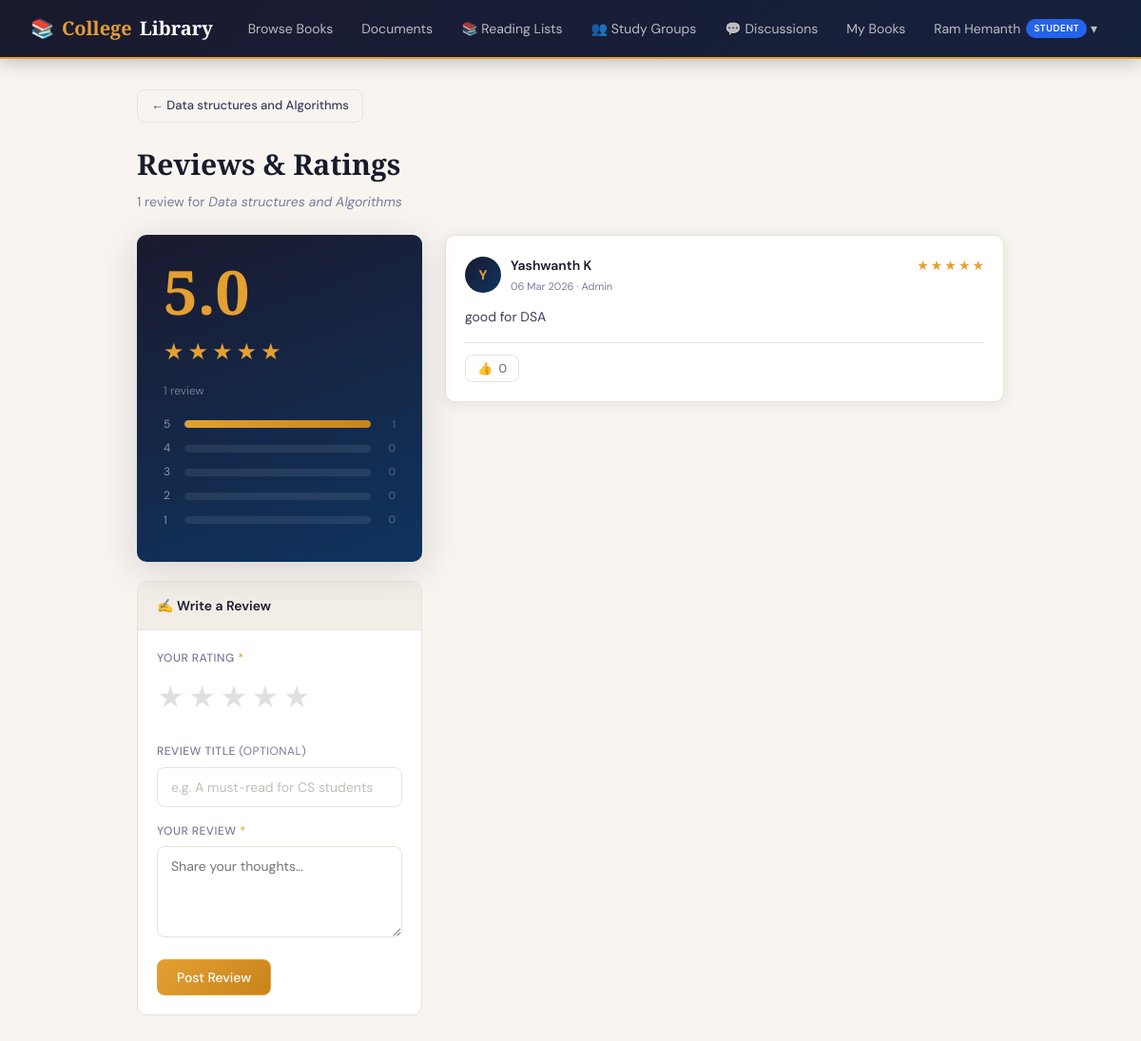
The app's page /social/books/3/reviews/ (signed in) with its own data.
### accounts/models.py (models this page shows, shortened)
class CustomUser(AbstractUser):
    class Role(models.TextChoices):
        ADMIN = 'ADMIN', 'Admin'
        LIBRARIAN = 'LIBRARIAN', 'Librarian'
        TEACHER = 'TEACHER', 'Teacher'
        STUDENT = 'STUDENT', 'Student'
    role = models.CharField(
        max_length=20,
        choices=Role.choices,
        default=Role.STUDENT,
    )
    phone_number = models.CharField(max_length=15, blank=True)
    department = models.CharField(max_length=100, blank=True)   # e.g. "Computer Science"
    student_id = models.CharField(max_length=20, blank=True, unique=True, null=True)
    profile_picture = models.ImageField(upload_to='profiles/', blank=True, null=True)
    is_approved = models.BooleanField(default=False)            # Admin must approve new members
    date_of_joining = models.DateField(auto_now_add=True)
    @property
    def can_manage_books(self):
        return self.role in (self.Role.ADMIN, self.Role.LIBRARIAN)

### books/models.py (models this page shows, shortened)
class Book(models.Model):
    title          = models.CharField(max_length=200, db_index=True)
    author         = models.CharField(max_length=200, db_index=True)
    isbn           = models.CharField(max_length=13, unique=True, db_index=True)
    published_date = models.DateField()
    quantity       = models.PositiveIntegerField(default=1)
    description    = models.TextField(blank=True)
    cover_image    = models.ImageField(upload_to='book_covers/', blank=True, null=True)
    cover_url      = models.URLField(blank=True)          # cached external URL fallback
    qr_code        = models.ImageField(upload_to='book_qrcodes/', blank=True, null=True)
    created_at     = models.DateTimeField(auto_now_add=True)
    updated_at     = models.DateTimeField(auto_now=True)
    added_by       = models.ForeignKey(
        settings.AUTH_USER_MODEL,
        on_delete=models.SET_NULL,
        null=True, blank=True,
        related_name='books_added',
    )
    class Meta:
        ordering = ['title']

### social/models.py (models this page shows, shortened)
class BookReview(models.Model):
    RATING_CHOICES = [(i, i) for i in range(1, 6)]
    book    = models.ForeignKey('books.Book', on_delete=models.CASCADE, related_name='reviews')
    user    = models.ForeignKey(settings.AUTH_USER_MODEL, on_delete=models.CASCADE, related_name='reviews')
    rating  = models.PositiveSmallIntegerField(choices=RATING_CHOICES)
    title   = models.CharField(max_length=120, blank=True)
    body    = models.TextField(max_length=1000)
    created = models.DateTimeField(auto_now_add=True)
    updated = models.DateTimeField(auto_now=True)
    likes   = models.ManyToManyField(
        settings.AUTH_USER_MODEL,
        related_name='liked_reviews',
        blank=True
    )
    class Meta:
        ordering = ['-created']
        unique_together = ['book', 'user']
    @property
    def like_count(self):
        return self.likes.count()

### social/views.py (the view, shortened to what this page needs)
# urls.py: path('books/<int:book_pk>/reviews/',        views.book_reviews,     name='book_reviews'),
@login_required
@approved_required
def book_reviews(request, book_pk):
    book       = get_object_or_404(Book, pk=book_pk)
    reviews    = book.reviews.select_related('user').all()
    my_review  = reviews.filter(user=request.user).first()
    avg_rating = reviews.aggregate(avg=Avg('rating'))['avg'] or 0
    rating_counts = {i: reviews.filter(rating=i).count() for i in range(1, 6)}
    liked_review_ids = set(
        BookReview.likes.through.objects.filter(
            customuser_id=request.user.pk
        ).values_list('bookreview_id', flat=True)
    )
    return render(request, 'social/book_reviews.html', {
        'book':             book,
        'reviews':          reviews,
        'my_review':        my_review,
        'avg_rating':       round(avg_rating, 1),
        'total_reviews':    reviews.count(),
        'rating_counts':    rating_counts,
        'liked_review_ids': liked_review_ids,
    })

### social/templatetags/social_tags.py (called while the page is built)
@register.filter
def get_item(dictionary, key):
    try:
        return dictionary.get(int(key), 0)
    except (ValueError, TypeError, AttributeError):
        return 0

### social/templates/social/book_reviews.html (shortened to what this page needs)
{% extends 'base.html' %}
{% load social_tags %}
{% block content %}
<div class="page" style="max-width:960px;">
  <a href="{% url 'books:book_detail' book.pk %}" class="btn btn-outline btn-sm" style="margin-bottom:20px;">← {{ book.title }}</a>
  <div class="page-title">Reviews & Ratings</div>
  <div class="page-sub">{{ total_reviews }} review{{ total_reviews|pluralize }} for <em>{{ book.title }}</em></div>
  <div class="review-layout">
    <div>
      <div class="rating-panel" style="margin-bottom:20px;">
        <div class="big-rating">{{ avg_rating }}</div>
        <div class="stars-display">
          {% for i in "12345" %}
            <span class="star {% if forloop.counter <= avg_rating %}filled{% else %}empty{% endif %}">★</span>
          {% endfor %}
        </div>
        <div class="rating-label">{{ total_reviews }} review{{ total_reviews|pluralize }}</div>
        <div style="margin-top:16px;">
          {% for star in "54321" %}
            <div class="bar-row">
              <span class="bar-label">{{ star }}</span>
              <div class="bar-track">
                <div class="bar-fill" style="width:{% if total_reviews %}{% widthratio rating_counts|get_item:star total_reviews 100 %}{% else %}0{% endif %}%"></div>
              </div>
              <span class="bar-count">{{ rating_counts|get_item:star }}</span>
            </div>
          {% endfor %}
        </div>
      </div>
      {% if not my_review %}
      <div class="write-card">
        <div class="write-header">✍️ Write a Review</div>
        <div class="write-body">
          <form method="post">
            <div class="form-group">
              <label>Your Rating <span style="color:var(--gold);">*</span></label>
              <div class="star-picker">
                <input type="radio" name="rating" id="s5" value="5" required><label for="s5">★</label>
                <input type="radio" name="rating" id="s4" value="4"><label for="s4">★</label>
                <input type="radio" name="rating" id="s3" value="3"><label for="s3">★</label>
                <input type="radio" name="rating" id="s2" value="2"><label for="s2">★</label>
                <input type="radio" name="rating" id="s1" value="1"><label for="s1">★</label>
              </div>
            </div>
            <div class="form-group">
              <label>Review Title <span style="color:var(--ink3);font-weight:400;">(optional)</span></label>
              <input type="text" name="title" placeholder="e.g. A must-read for CS students" maxlength="120">
            </div>
            <div class="form-group">
              <label>Your Review <span style="color:var(--gold);">*</span></label>
              <textarea name="body" rows="4" placeholder="Share your thoughts…" maxlength="1000" required></textarea>
            </div>
            <button type="submit" class="btn btn-gold">Post Review</button>
          </form>
        </div>
      </div>
      {% endif %}
    </div>
    <div>
      {% for review in reviews %}
      <div class="review-card">
        <div class="review-top">
          <div class="reviewer">
            <div class="reviewer-avatar">{{ review.user.first_name.0|default:review.user.username.0|upper }}</div>
            <div>
              <div class="reviewer-name">
                {{ review.user.get_full_name|default:review.user.username }}
              </div>
              <div class="reviewer-meta">{{ review.created|date:"d M Y" }} · {{ review.user.get_role_display }}</div>
            </div>
          </div>
          <div style="display:flex;gap:2px;">
            {% for i in "12345" %}
              <span style="font-size:14px;color:{% if forloop.counter <= review.rating %}#e5a032{% else %}#ddd{% endif %};">★</span>
            {% endfor %}
          </div>
        </div>
        <div class="review-body">{{ review.body }}</div>
        <div class="review-footer">
          <button class="like-btn {% if review.pk in liked_review_ids %}liked{% endif %}"
            onclick="likeReview({{ review.pk }}, this)">
            👍 <span class="like-count">{{ review.like_count }}</span>
          </button>
        </div>
      </div>
      {% empty %}
      <div class="card" style="padding:48px 20px;text-align:center;">
        <div style="font-size:48px;margin-bottom:12px;">📝</div>
        <p style="color:var(--ink3);">No reviews yet. Be the first to review this book!</p>
      </div>
      {% endfor %}
    </div>
  </div>
</div>
{% endblock %}

### templates/base.html (shortened to what this page needs)
<!DOCTYPE html>
<html lang="en">
<head>
</head>
<body>
{% if user.is_authenticated %}
<nav class="navbar">
  <a class="nav-brand" href="{% url 'accounts:dashboard' %}">📚 <span>College</span> Library</a>
  <ul class="nav-links">
    <li><a href="{% url 'books:book_list' %}">Browse Books</a></li>
    <li><a href="{% url 'books:document_list' %}">Documents</a></li>
    <li><a href="{% url 'social:reading_lists' %}">📚 Reading Lists</a></li>
    <li><a href="{% url 'social:study_rooms' %}">👥 Study Groups</a></li>
    <li><a href="{% url 'social:discussions' %}">💬 Discussions</a></li>
    {% if user.can_manage_books %}
      <li><a href="{% url 'accounts:manage_users' %}">Members</a></li>
      <li><a href="{% url 'accounts:issue_book' %}">Issue Book</a></li>
    {% else %}
      <li><a href="{% url 'accounts:my_borrows' %}">My Books</a></li>
    {% endif %}
    <li class="nav-dropdown">
      <a href="#" class="nav-dropdown-toggle">
        {{ user.get_full_name|default:user.username }}
        <span class="nav-role-badge role-{{ user.role|lower }}">{{ user.get_role_display }}</span>
        &nbsp;▾
      </a>
    </li>
  </ul>
</nav>
{% endif %}
{% block content %}{% endblock %}
</body>
</html>

### templates/base.html (style rules this page uses)
:root { --navy: #1a1a2e; --navy-mid: #16213e; --navy-deep: #0f3460; --gold: #e5a032; --gold-dk: #c8841a; --gold-lt: #fdf3e0; --gold-bd: #f0d79a; --cream: #f8f5f0; --paper: #f2ede6; --border: #e8e2d9; --ink: #1a1a2e; --ink2: #3d3d5c; --ink3: #7a7a9a; --white: #ffffff; --danger: #c0392b; --success: #1a7a4a; --warn: #b5832a; --info: #0d6e6e; --radius: 10px; --shadow: 0 2px 16px rgba(26,26,46,0.08); --shadow-lg: 0 8px 40px rgba(26,26,46,0.16); }
*, *::before, *::after { box-sizing: border-box; margin: 0; padding: 0; }
body { font-family: 'DM Sans', sans-serif; background: var(--cream); color: var(--ink); min-height: 100vh; font-size: 15px; line-height: 1.6; }
.navbar { background: linear-gradient(135deg, var(--navy) 0%, var(--navy-mid) 100%); padding: 0 32px; height: 62px; display: flex; align-items: center; justify-content: space-between; position: sticky; top: 0; z-index: 200; border-bottom: 2px solid var(--gold); box-shadow: 0 2px 20px rgba(26,26,46,0.3); }
.nav-brand { font-family: 'Playfair Display', serif; font-size: 20px; font-weight: 700; color: #fff; text-decoration: none; display: flex; align-items: center; gap: 8px; }
.nav-brand span { color: var(--gold); }
.nav-links { display: flex; align-items: center; gap: 2px; list-style: none; }
.nav-links a { color: rgba(255,255,255,0.7); text-decoration: none; font-size: 14px; font-weight: 400; padding: 7px 14px; border-radius: 8px; transition: all 0.2s; }
.nav-role-badge { font-size: 10px; font-weight: 600; padding: 2px 8px; border-radius: 20px; margin-left: 6px; text-transform: uppercase; letter-spacing: 0.5px; }
.role-student { background: #2563eb; color: #fff; }
.nav-dropdown { position: relative; }
.nav-dropdown-toggle { cursor: pointer; display: flex; align-items: center; }
.page { padding: 32px 24px; max-width: 1160px; margin: 0 auto; }
.btn { display: inline-flex; align-items: center; gap: 6px; padding: 9px 20px; border-radius: 8px; font-family: 'DM Sans', sans-serif; font-size: 14px; font-weight: 500; cursor: pointer; border: 1.5px solid transparent; text-decoration: none; transition: all 0.18s; white-space: nowrap; }
.btn-gold { background: linear-gradient(135deg, var(--gold), var(--gold-dk)); color: #fff; border-color: var(--gold); }
.btn-outline { background: transparent; color: var(--ink2); border-color: var(--border); }
.btn-sm { padding: 6px 14px; font-size: 13px; }
.form-group { margin-bottom: 16px; }
label { display: block; font-size: 12px; font-weight: 500; color: var(--ink3); text-transform: uppercase; letter-spacing: 0.5px; margin-bottom: 6px; }
input, select, textarea { width: 100%; padding: 11px 14px; border: 1.5px solid var(--border); border-radius: 8px; background: #fff; font-family: 'DM Sans', sans-serif; font-size: 14px; color: var(--ink); transition: border-color 0.2s, box-shadow 0.2s; outline: none; }
input::placeholder { color: #c4bdb5; }
.page-title { font-family: 'Playfair Display', serif; font-size: 30px; font-weight: 700; color: var(--ink); margin-bottom: 4px; }
.page-sub { color: var(--ink3); font-size: 14px; margin-bottom: 24px; }

### records on screen
CustomUser: get_full_name "Ram Hemanth", role "STUDENT"
Book: title "Data structures and Algorithms"
BookReview: user.first_name.0 "Y", user.get_full_name "Yashwanth K", created "06 Mar 2026", user.role "Admin", body "good for DSA", like_count "0"

### other values on screen
{{ total_reviews }} "1"
{{ avg_rating }} "5.0"
{{ star }} "5" "4" "3" "2" "1"
{{ rating_counts|get_item:star }} "1" "0" "0" "0" "0"
